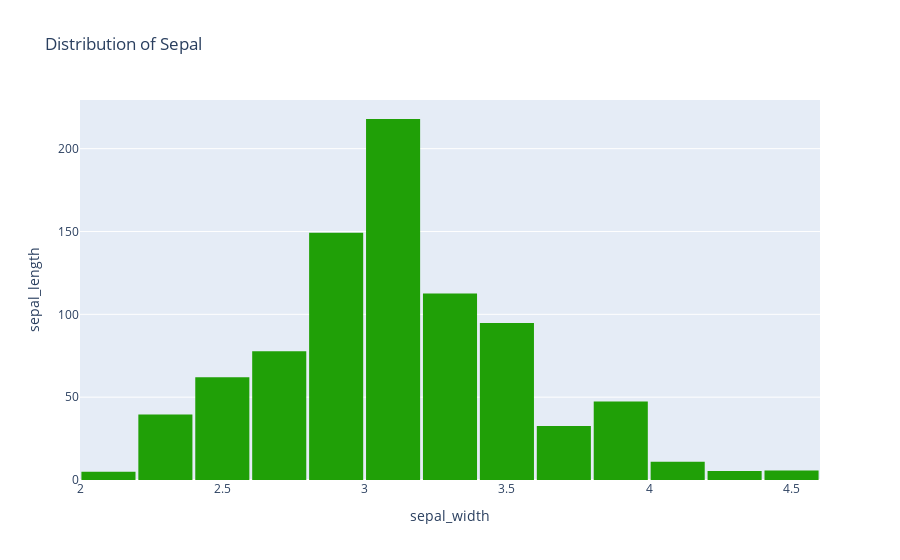

Notebook cell for this chart:
### Code cell
fig = px.histogram(iris_df, x = 'sepal_width', y = 'sepal_length', 
                   title = 'Distribution of Sepal', color_discrete_sequence= ['#20a007'])
fig.update_layout(
    xaxis_title = 'sepal_width',
    yaxis_title = 'sepal_length',
    bargap=0.05,             
    showlegend=False,   
)
fig.show()

### Figure 1 — Plotly figure (JSON) as saved in the notebook; plotly's stock layout.template omitted (floating-point values rounded to 4 significant figures; data arrays with more than 128 entries replaced by an {"elided": "..."} marker saying what was removed)
{"data": [{"alignmentgroup": "True", "bingroup": "x", "histfunc": "sum", "hovertemplate": "sepal_width=%{x}<br>sum of sepal_length=%{y}<extra></extra>", "legendgroup": "", "marker": {"color": "#20a007", "pattern": {"shape": ""}}, "name": "", "offsetgroup": "", "orientation": "v", "showlegend": false, "type": "histogram", "x": {"elided": "147 float values"}, "xaxis": "x", "y": {"elided": "147 float values"}, "yaxis": "y"}], "layout": {"bargap": 0.05, "barmode": "relative", "legend": {"tracegroupgap": 0}, "showlegend": false, "title": {"text": "Distribution of Sepal"}, "xaxis": {"anchor": "y", "domain": [0, 1], "title": {"text": "sepal_width"}}, "yaxis": {"anchor": "x", "domain": [0, 1], "title": {"text": "sepal_length"}}}}
